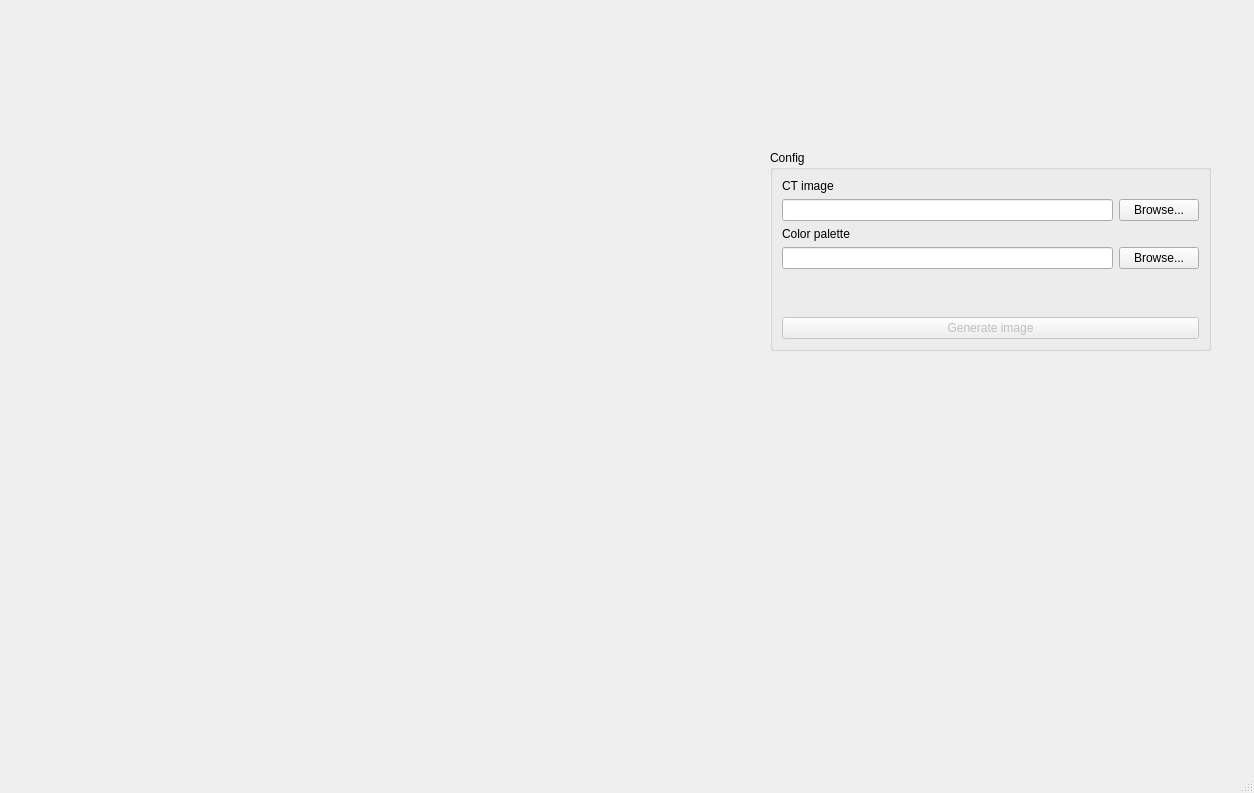
<?xml version="1.0" encoding="UTF-8"?>
<ui version="4.0">
 <class>MainWindow</class>
 <widget class="QMainWindow" name="MainWindow">
  <property name="geometry">
   <rect>
    <x>0</x>
    <y>0</y>
    <width>1254</width>
    <height>793</height>
   </rect>
  </property>
  <property name="sizePolicy">
   <sizepolicy hsizetype="Preferred" vsizetype="Preferred">
    <horstretch>0</horstretch>
    <verstretch>0</verstretch>
   </sizepolicy>
  </property>
  <property name="minimumSize">
   <size>
    <width>1254</width>
    <height>793</height>
   </size>
  </property>
  <property name="maximumSize">
   <size>
    <width>1254</width>
    <height>793</height>
   </size>
  </property>
  <property name="windowTitle">
   <string>CT </string>
  </property>
  <property name="autoFillBackground">
   <bool>false</bool>
  </property>
  <widget class="QWidget" name="centralwidget">
   <widget class="QGroupBox" name="gbConfig">
    <property name="geometry">
     <rect>
      <x>770</x>
      <y>150</y>
      <width>441</width>
      <height>201</height>
     </rect>
    </property>
    <property name="sizePolicy">
     <sizepolicy hsizetype="Expanding" vsizetype="Expanding">
      <horstretch>0</horstretch>
      <verstretch>0</verstretch>
     </sizepolicy>
    </property>
    <property name="title">
     <string>Config</string>
    </property>
    <layout class="QGridLayout" name="gridLayout">
     <item row="0" column="0">
      <layout class="QVBoxLayout" name="verticalLayout_3">
       <item>
        <layout class="QVBoxLayout" name="verticalLayout">
         <item>
          <widget class="QLabel" name="label">
           <property name="text">
            <string>CT image </string>
           </property>
          </widget>
         </item>
         <item>
          <layout class="QHBoxLayout" name="horizontalLayout">
           <item>
            <widget class="QLineEdit" name="leCTImagePath">
             <property name="readOnly">
              <bool>true</bool>
             </property>
             <property name="placeholderText">
              <string/>
             </property>
            </widget>
           </item>
           <item>
            <widget class="QPushButton" name="pbBrowseCTImage">
             <property name="text">
              <string>Browse...</string>
             </property>
            </widget>
           </item>
          </layout>
         </item>
        </layout>
       </item>
       <item>
        <layout class="QVBoxLayout" name="verticalLayout_2">
         <item>
          <widget class="QLabel" name="label_2">
           <property name="text">
            <string>Color palette</string>
           </property>
          </widget>
         </item>
         <item>
          <layout class="QHBoxLayout" name="horizontalLayout_2">
           <item>
            <widget class="QLineEdit" name="leColorPalettePath">
             <property name="readOnly">
              <bool>true</bool>
             </property>
            </widget>
           </item>
           <item>
            <widget class="QPushButton" name="pbBrowseColor">
             <property name="text">
              <string>Browse...</string>
             </property>
            </widget>
           </item>
          </layout>
         </item>
        </layout>
       </item>
       <item>
        <spacer name="verticalSpacer">
         <property name="orientation">
          <enum>Qt::Vertical</enum>
         </property>
         <property name="sizeHint" stdset="0">
          <size>
           <width>20</width>
           <height>40</height>
          </size>
         </property>
        </spacer>
       </item>
       <item>
        <widget class="QPushButton" name="pbGenerate">
         <property name="enabled">
          <bool>false</bool>
         </property>
         <property name="text">
          <string>Generate image</string>
         </property>
        </widget>
       </item>
      </layout>
     </item>
    </layout>
   </widget>
   <widget class="QLabel" name="lblImage">
    <property name="geometry">
     <rect>
      <x>40</x>
      <y>130</y>
      <width>512</width>
      <height>512</height>
     </rect>
    </property>
    <property name="text">
     <string/>
    </property>
   </widget>
  </widget>
  <widget class="QMenuBar" name="menubar">
   <property name="geometry">
    <rect>
     <x>0</x>
     <y>0</y>
     <width>1254</width>
     <height>21</height>
    </rect>
   </property>
  </widget>
  <widget class="QStatusBar" name="statusbar"/>
 </widget>
 <resources/>
 <connections/>
</ui>
